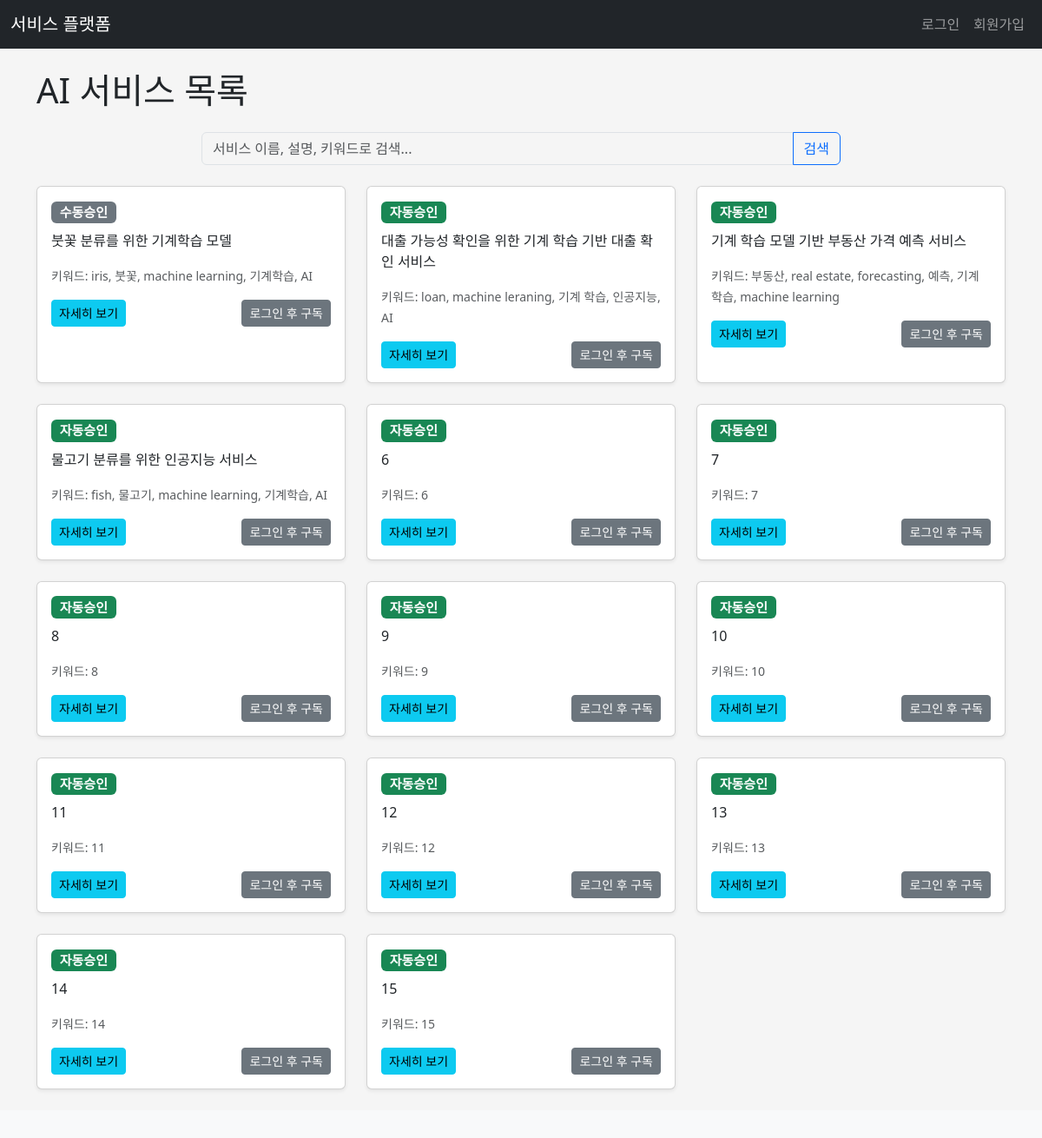
/services, run on the app's committed database.
### apps/dbmodels.py (models this page shows, shortened)
class Service(db.Model):
    __tablename__ = "services"
    id = db.Column(db.Integer, primary_key=True)
    servicename = db.Column(db.String(100), unique=True, nullable=False)
    is_active=db.Column(db.Boolean, default=True)  # 활성화 여부
    is_auto=db.Column(db.Boolean, default=True)  # 자동승인 여부
    price = db.Column(db.Integer, default=0, nullable=False)  # 서비스 단가
    description = db.Column(db.Text, nullable=False)
    keywords = db.Column(db.String(200), nullable=False)
    service_endpoint = db.Column(db.String(255), nullable=True)  # 서비스 엔드포인트 함수, 일단 True
    created_at=db.Column(db.DateTime, default= datetime.now)
    updated_at=db.Column(db.DateTime, default= datetime.now, onupdate=datetime.now)
    subscriptions = db.relationship('Subscription', backref='service', lazy=True, cascade="all, delete-orphan")

### apps/main/views.py (the view)
@main.route('/services') # 추가된 부분 1
def services():
    query = request.args.get('query', '')
    if query:
        search_results = Service.query.filter(
            and_(
                Service.is_active == True,  # Add this line to filter by active services
                or_(
                    Service.servicename.ilike(f'%{query}%'), Service.description.ilike(f'%{query}%'),
                    Service.keywords.ilike(f'%{query}%')
                )
            )
        ).all()
        title = f"'{query}' 검색 결과"
    else:    # When no query, only show active services
        search_results = Service.query.filter_by(is_active=True).all()
        title = "모든 AI 서비스"
    if current_user.is_authenticated:     # 각 서비스별 구독 상태 확인
        user_subscriptions = {sub.service_id: sub.status for sub in current_user.subscriptions}
    else:
        user_subscriptions = {}
    return render_template('main/services.html', services=search_results, query=query, title=title, user_subscriptions=user_subscriptions)

### apps/main/templates/main/services.html (shortened to what this page needs)
{% extends "base.html" %}
{% block content %}
<h1 class="mb-4">AI 서비스 목록</h1>
<div class="row mb-4">
    <div class="col-md-8 offset-md-2">
        <form method="GET" action="{{ url_for('main.services') }}" class="input-group">
            <input type="search" class="form-control" placeholder="서비스 이름, 설명, 키워드로 검색..." aria-label="Search" name="query" value="{{ query }}">
            <button class="btn btn-outline-primary" type="submit">검색</button>
        </form>
    </div>
</div>
{% if services %}
<div class="row">
    {% for service in services %}
    <div class="col-md-4 mb-4">
        <div class="card h-100 shadow-sm">
            <div class="card-body">
                <h5 class="card-title">{{ service.name }}
                    {% if service.is_auto %}
                        <span class="badge bg-success">자동승인</span>
                    {% else %}
                        <span class="badge bg-secondary">수동승인</span>
                    {% endif %}
                </h5>
                <p class="card-text">{{ service.description | truncate(150) }}</p>
                <p class="card-text"><small class="text-muted">키워드: {{ service.keywords }}</small></p>
                <div class="d-flex justify-content-between align-items-center">
                    <a href="{{ url_for('main.service_detail', service_id=service.id) }}" class="btn btn-info btn-sm">자세히 보기</a>
                    {% if current_user.is_authenticated %}
                        {% set status = user_subscriptions.get(service.id) %}
                        {% if status == 'approved' %}
                            <span class="badge bg-success">구독 중</span>
                        {% elif status == 'pending' %}
                            <span class="badge bg-warning text-dark">승인 대기 중</span>
                        {% elif status == 'rejected' %}
                            <span class="badge bg-danger">거부됨</span>
                        {% else %}
                            <a href="{{ url_for('main.service_detail', service_id=service.id) }}" class="btn btn-success btn-sm">구독 신청</a>
                        {% endif %}
                    {% else %}
                        <a href="{{ url_for('auth.login', next=url_for('main.service_detail', service_id=service.id)) }}" class="btn btn-secondary btn-sm">로그인 후 구독</a>
                    {% endif %}
                </div>
            </div>
        </div>
    </div>
    {% endfor %}
</div>
{% else %}
<div class="alert alert-info" role="alert">
    {{ "검색 결과가 없습니다." if query else "아직 등록된 AI 서비스가 없습니다." }}
</div>
{% endif %}
{% endblock %}

### apps/templates/base.html (shortened to what this page needs)
<!doctype  html><html lang="ko"><head><meta charset="UTF-8">
<link href="https://cdn.jsdelivr.net/npm/bootstrap@5.3.7/dist/css/bootstrap.min.css" rel="stylesheet">
<link rel="stylesheet" href={{ url_for('static', filename = 'css/style.css')}}/>
{% block head %}{% endblock %} </head>
<body>
<nav class="navbar navbar-expand-lg navbar-dark bg-dark">
    <div class="container-fluid">
        <a class="navbar-brand" href="{{ url_for('main.index') }}">서비스 플랫폼</a>
        <div class="collapse navbar-collapse" id="navbarNav">
            <ul class="navbar-nav">
                {% if current_user.is_authenticated %}
                    <li class="nav-item">
                        <a class="nav-link" href="{{ url_for('auth.logout') }}">로그아웃 ({{ current_user.username }})</a>
                    </li>
                {% else %}
                    <li class="nav-item">
                        <a class="nav-link" href="{{ url_for('auth.login') }}">로그인</a>
                    </li>
                    <li class="nav-item">
                        <a class="nav-link" href="{{ url_for('auth.signup') }}">회원가입</a>
                    </li>
                {% endif %}
            </ul>
        </div>
    </div>
</nav>
<main role="main" class="container mt-4">
    {% block content %}{% endblock %}
</main>
<footer class="footer mt-auto py-3 bg-light">
    </footer>
</body></html>

### apps/static/css/style.css (style rules this page uses)
body { background-color: #f5f5f5; }
input[type="search"] { background-color: #f5f5f5; }

### data on the page
Service: is_auto "수동승인", description "붓꽃 분류를 위한 기계학습 모델", keywords "iris, 붓꽃, machine learning, 기계학습, AI"
Service: is_auto "자동승인", description "대출 가능성 확인을 위한 기계 학습 기반 대출 확인 서비스", keywords "loan, machine leraning, 기계 학습, 인공지능, AI"
Service: is_auto "자동승인", description "기계 학습 모델 기반 부동산 가격 예측 서비스", keywords "부동산, real estate, forecasting, 예측, 기계 학습, machine learning"
Service: is_auto "자동승인", description "물고기 분류를 위한 인공지능 서비스", keywords "fish, 물고기, machine learning, 기계학습, AI"
Service: is_auto "자동승인", description "6", keywords "6"
Service: is_auto "자동승인", description "7", keywords "7"
Service: is_auto "자동승인", description "8", keywords "8"
Service: is_auto "자동승인", description "9", keywords "9"
Service: is_auto "자동승인", description "10", keywords "10"
Service: is_auto "자동승인", description "11", keywords "11"
Service: is_auto "자동승인", description "12", keywords "12"
Service: is_auto "자동승인", description "13", keywords "13"
Service: is_auto "자동승인", description "14", keywords "14"
Service: is_auto "자동승인", description "15", keywords "15"
